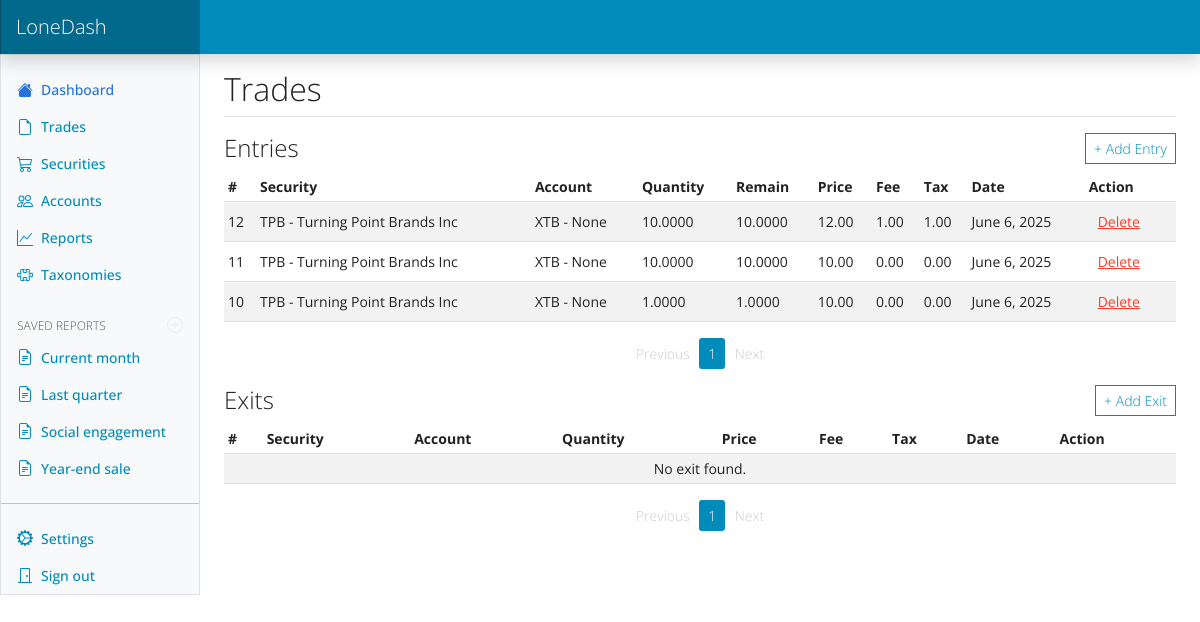
The page /trades/ (signed in) on the database as committed earlier.
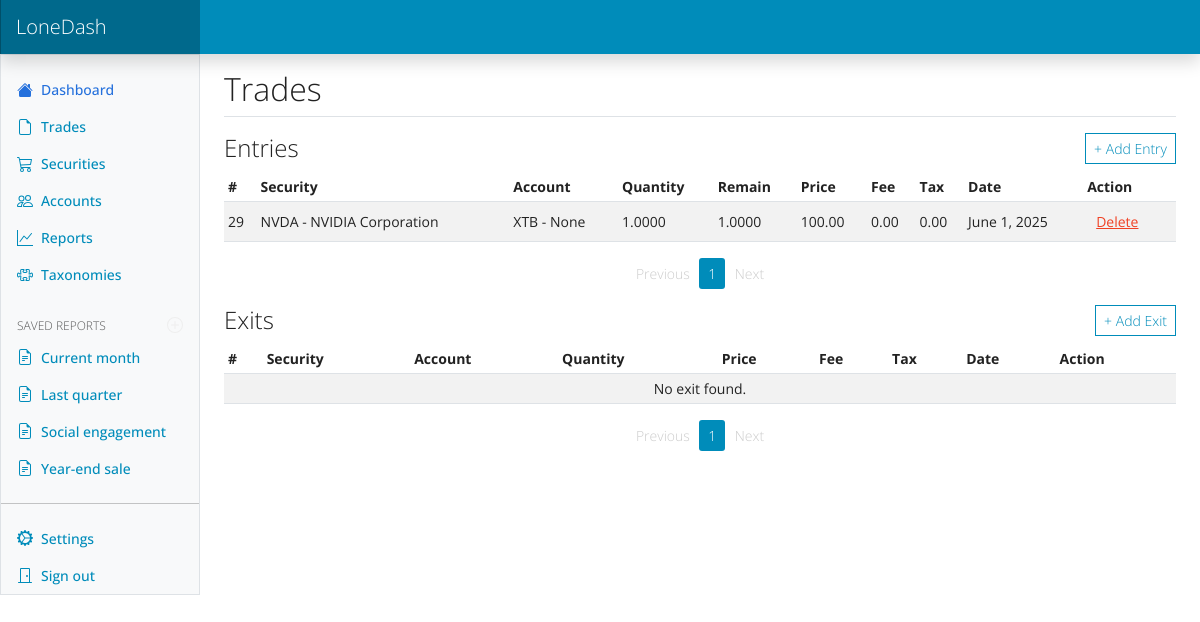
The same page on the database as committed later.
### dash/models.py (models this page shows, shortened)
class TradeEntry(models.Model):
    account = models.ForeignKey(Account, on_delete=models.CASCADE, related_name='entries')
    security = models.ForeignKey('Security', on_delete=models.CASCADE, related_name='entries')
    quantity = models.DecimalField(max_digits=16, decimal_places=4)
    price = models.DecimalField(max_digits=16, decimal_places=2)
    fee = models.DecimalField(max_digits=16, decimal_places=2, default=0)
    tax = models.DecimalField(max_digits=16, decimal_places=2, default=0)
    date = models.DateField(default=date.today)
    note = models.TextField(blank=True)
    class Meta:
        ordering = ['-date']
    def filled_quantity(self, until_date=None):
        qs = self.exits.all()
        if until_date:
            qs = qs.filter(date__lte=until_date)
        return qs.aggregate(total=models.Sum('quantity'))['total'] or Decimal('0')
    @property
    def remaining_quantity(self) -> Decimal:
        return self.remaining_quantity_at()
    def remaining_quantity_at(self, until_date=None) -> Decimal:
        if until_date is None:
            until_date = date.today()
        if until_date < self.date:
            return Decimal('0')
        return self.quantity - self.filled_quantity(until_date)

class Security(models.Model):
    user = models.ForeignKey(User, on_delete=models.CASCADE, related_name='security')
    code = models.CharField(max_length=10)
    exchange = models.CharField(max_length=20)
    name = models.CharField(max_length=255)
    type = models.CharField(max_length=255, blank=True)
    isin = models.CharField(max_length=20, blank=True)
    close = models.DecimalField(max_digits=16, decimal_places=2, default=0)
    date = models.DateField(default=date.today)
    api_source = models.CharField(max_length=50, blank=True, null=True)
    industry = models.CharField(max_length=100, blank=True)
    sector = models.CharField(max_length=100, blank=True)
    website = models.URLField(blank=True)
    description = models.TextField(blank=True)
    class Meta:
        constraints = [
            models.UniqueConstraint(fields=['user', 'code'], name='unique_user_code')
        ]
        indexes = [
            models.Index(fields=['user', 'code']),
        ]
    def __str__(self):
        return f"{self.code} - {self.name}"

class Account(models.Model):
    user = models.ForeignKey(User, on_delete=models.CASCADE, related_name='accounts')
    name = models.CharField(max_length=255)
    type = models.CharField(max_length=255, choices=[
        ('deposit', 'Deposit'),
        ('broker', 'Broker'),
    ])
    currency = models.ForeignKey(Currency, on_delete=models.PROTECT,null=True)
    active = models.BooleanField(default=True)
    description = models.TextField(blank=True)
    def __str__(self):
        return f"{self.name} - {self.currency}"
    def __init__(self, *args, **kwargs):
        super().__init__(*args, **kwargs)

### dash/views.py (the view)
# urls.py: path('trades/', trades_view, name='trades'),
def trades_view(request):
    entries_list = TradeEntry.objects.filter(account__user=request.user).order_by('-id')
    entries_paginator = Paginator(entries_list, 10)
    entries_page = entries_paginator.get_page(request.GET.get('entries_page'))
    exits_list = TradeExit.objects.filter(entry__account__user=request.user).order_by('-id')
    exits_paginator = Paginator(exits_list, 10)
    exits_page = exits_paginator.get_page(request.GET.get('exits_page'))
    svg_content = get_icons_svg()
    return render(request, "trades.html", {'icons_svg': svg_content, 'entries' : entries_page, 'exits' : exits_page})

### dash/views.py (called while the page is built)
def get_icons_svg():
    current_dir = os.path.dirname(__file__)
    svg_path = os.path.join(current_dir, 'static', 'icons', 'icons.svg')
    with open(svg_path, 'r', encoding='utf-8') as f:
        return f.read()

### dash/templates/trades.html (shortened to what the changed rows need)
{% extends "base.html" %}
{% block content %}
<main class="col-md-9 ms-sm-auto col-lg-10 px-md-4">
    <div class="d-flex justify-content-between flex-wrap flex-md-nowrap align-items-center pt-3 pb-2 mb-3 border-bottom">
        <h2 class="mb-0">Trades</h2>
    </div>
    <div class="table-responsive small">
        <table class="table table-striped table-sm table-hover">
            <thead>
                <tr>
                    <th scope="col">#</th>
                    <th scope="col">Security</th>
                    <th scope="col">Account</th>
                    <th scope="col">Quantity</th>
                    <th scope="col">Remain</th>
                    <th scope="col">Price</th>
                    <th scope="col">Fee</th>
                    <th scope="col">Tax</th>
                    <th scope="col">Date</th>
                    <th scope="col">Action</th>
                </tr>
            </thead>
            <tbody>
                {% for entry in entries %}
                <tr>
                    <td>{{ entry.id }}</td>
                    <td>{{ entry.security }}</td>
                    <td>{{ entry.account }}</td>
                    <td>{{ entry.quantity}}</td>
                    <td>{{ entry.remaining_quantity|floatformat:"4"}}</td>
                    <td>{{ entry.price}}</td>
                    <td>{{ entry.fee}}</td>
                    <td>{{ entry.tax }}</td>
                    <td>{{ entry.date}}</td>
                    <td>
                        <button class="btn btn-sm btn-link text-danger btn-delete-entry"
                            data-id="{{ entry.id }}">Delete</button>
                    </td>
                </tr>
                {% empty %}
                <tr>
                    <td colspan="10" class="text-center">No entry found.</td>
                </tr>
                {% endfor %}
            </tbody>
        </table>
    </div>
    <nav>
        <ul class="pagination pagination-sm justify-content-center">
            {% for num in entries.paginator.page_range %}
            <li class="page-item {% if entries.number == num %}active{% endif %}">
                <a class="page-link" href="?entries_page={{ num }}">{{ num }}</a>
            </li>
            {% endfor %}
        </ul>
    </nav>
    <div class="table-responsive small">
        <table class="table table-striped table-sm table-hover">
            <thead>
                <tr>
                    <th scope="col">#</th>
                    <th scope="col">Security</th>
                    <th scope="col">Account</th>
                    <th scope="col">Quantity</th>
                    <th scope="col">Price</th>
                    <th scope="col">Fee</th>
                    <th scope="col">Tax</th>
                    <th scope="col">Date</th>
                    <th scope="col">Action</th>
                </tr>
            </thead>
        </table>
    </div>
    <nav>
        <ul class="pagination pagination-sm justify-content-center">
            {% for num in exits.paginator.page_range %}
            <li class="page-item {% if exits.number == num %}active{% endif %}">
                <a class="page-link" href="?exits_page={{ num }}">{{ num }}</a>
            </li>
            {% endfor %}
        </ul>
    </nav>
</main>
{% endblock %}
{% block page_scripts %}
{% load static %}
{% endblock %}

Rows that differ between the two databases and show on the page:
removed TradeEntry: id "12", security "TPB - Turning Point Brands Inc", account "XTB - None", quantity "10.0000", remaining_quantity "10.0000", price "12.00", fee "1.00", tax "1.00", date "June 6, 2025"
removed TradeEntry: id "11", security "TPB - Turning Point Brands Inc", account "XTB - None", quantity "10.0000", remaining_quantity "10.0000", price "10.00", fee "0.00", tax "0.00", date "June 6, 2025"
removed TradeEntry: id "10", security "TPB - Turning Point Brands Inc", account "XTB - None", quantity "1.0000", remaining_quantity "1.0000", price "10.00", fee "0.00", tax "0.00", date "June 6, 2025"
added TradeEntry: id "29", security "NVDA - NVIDIA Corporation", account "XTB - None", quantity "1.0000", remaining_quantity "1.0000", price "100.00", fee "0.00", tax "0.00", date "June 1, 2025"
